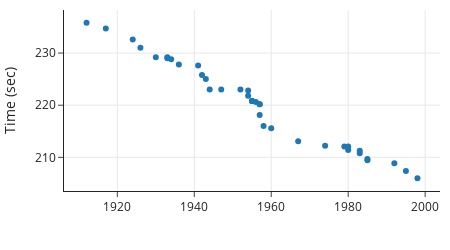

Notebook cell for this chart:
### Markdown cell above
We can create a data frame and make a plot to show the progress in race times over the years:

### Code cell
px.scatter(men_1500, x='year', y='race_time',
           labels={'year':'', 'race_time':'Time (sec)'},
           width=450, height=250)

### Figure 1 — Plotly figure (JSON) as saved in the notebook; plotly's stock layout.template omitted (floating-point values rounded to 4 significant figures)
{"data": [{"hovertemplate": "=%{x}<br>Time (sec)=%{y}<extra></extra>", "legendgroup": "", "marker": {"color": "#1F77B4", "symbol": "circle"}, "mode": "markers", "name": "", "orientation": "v", "showlegend": false, "type": "scatter", "x": [1912, 1917, 1924, 1926, 1930, 1933, 1933, 1934, 1936, 1941, 1942, 1943, 1944, 1947, 1952, 1954, 1954, 1955, 1955, 1955, 1956, 1957, 1957, 1957, 1958, 1960, 1967, 1974, 1979, 1980, 1980, 1983, 1983, 1985, 1985, 1992, 1995, 1998], "xaxis": "x", "y": [235.8, 234.7, 232.6, 231, 229.2, 229.2, 229, 228.8, 227.8, 227.6, 225.8, 225, 223, 223, 223, 222.8, 221.8, 220.8, 220.8, 220.8, 220.6, 220.2, 220.2, 218.1, 216, 215.6, 213.1, 212.2, 212.1, 212.1, 211.4, 211.2, 210.8, 209.7, 209.5, 208.9, 207.4, 206], "yaxis": "y"}], "layout": {"height": 250, "legend": {"tracegroupgap": 0}, "width": 450, "xaxis": {"anchor": "y", "autorange": true, "domain": [0, 1], "range": [1906.0, 2004.0], "title": {"text": ""}, "type": "linear"}, "yaxis": {"anchor": "x", "autorange": true, "domain": [0, 1], "range": [203.5, 238.3], "title": {"text": "Time (sec)"}, "type": "linear"}}}
